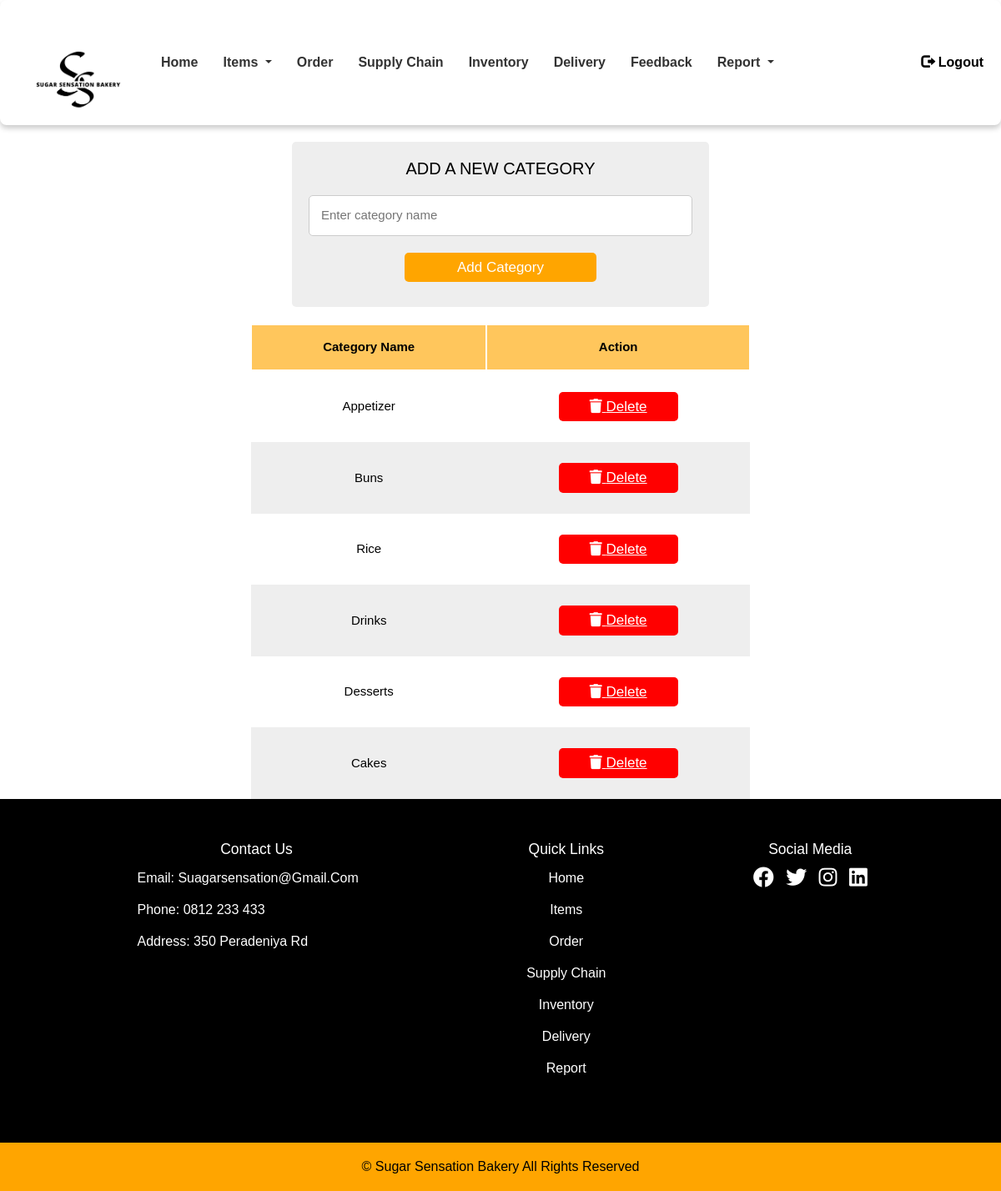
Page /catergory.php on the committed database.
### tables this page shows
CREATE TABLE `categories` (
  `id` int(11) NOT NULL,
  `name` varchar(255) NOT NULL
);

### catergory.php (the view, shortened to what this page needs)
<?php
include 'includes/databaseconnect.php';
?>
<!DOCTYPE html>
<html lang="en">
<head>
    <?php include "includes/header_links.php"; ?>
    <link href="css/homead.css" rel="stylesheet"/>
    <link rel="stylesheet" href="css/categroy.css">
</head>
<body>
<?php include 'includes/adminnavbar.php'; ?>
<section>
    <form action="" method="post" class="add-category-form">
        <h3>Add a New Category</h3>
        <input type="text" name="category_name" placeholder="Enter category name" class="box" required>
        <input type="submit" value="Add Category" name="add_category" class="btn">
    </form>
</section>
<section class="display-product-table">
    <table>
        <thead>
            <th>Category Name</th>
            <th>Action</th>
        </thead>
        <tbody>
            <?php
            $categories_query = mysqli_query($conn, "SELECT * FROM `categories`") or die('Query failed');
            if (mysqli_num_rows($categories_query) > 0) {
                while ($row = mysqli_fetch_assoc($categories_query)) {
            ?>
            <tr>
                <td><?php echo $row['name']; ?></td>
                <td>
                    <a href="catergory.php?delete_category=<?php echo $row['id']; ?>" class="delete-btn" name="delete_category" onclick="return confirm('Are you sure you want to delete this category?');">
                        <i class="fas fa-trash"></i> Delete
                    </a>
                </td>
            </tr>
            <?php
                }
            } else {
                echo "<tr><td colspan='2' class='empty'>No categories available</td></tr>";
            }
            ?>
        </tbody>
    </table>
</section>
<?php include "includes/adminfooter.php"; ?>
</body>
</html>

### css/main.css (style rules this page uses)
* { margin:0; padding:0; font-family:Arial, Helvetica, sans-serif; box-sizing:border-box; }
.btn { font-size: 12px; font-weight:bolder; border:0.2px solid black; }
h3 { font-size:28px; margin-bottom:15px; text-align:center; }

### css/homead.css (style rules this page uses)
* { margin:0; padding:0; font-family:Arial, Helvetica, sans-serif; box-sizing:border-box; }
html, body { margin: 0; padding: 0; height: 100%; }
h3 { font-size:28px; margin-bottom:15px; text-align:center; }

### css/categroy.css (style rules this page uses)
* { font-family: 'Poppins', sans-serif; margin: 0; padding: 0; box-sizing: border-box; outline: none; border: none; text-decoration: none; text-transform: capitalize; }
.add-category-form { max-width: 50rem; background-color: #eee; border-radius: 0.5rem; padding: 2rem; margin: 2rem auto; text-align: center; }
.add-category-form h3 { font-size: 2rem; margin-bottom: 1rem; color: black; text-transform: uppercase; }
.add-category-form .box { text-transform: none; padding: 1.2rem 1.4rem; font-size: 1.5rem; color: black; border-radius: 0.5rem; background-color: white; margin: 1rem 0; width: 100%; border: 1px solid #ccc; }
.add-category-form .btn, .delete-btn { display: block; width: 50%; text-align: center; background-color: orange; color: white; font-size: 1.7rem; padding: 0.5rem 3rem; border-radius: 0.5rem; cursor: pointer; margin: 1rem auto; border: none; }
.display-product-table table { width: 50%; margin: 0 auto; text-align: center; }
.display-product-table table thead th { padding:1.5rem; font-size: 1.5rem; background-color: rgba(255, 166, 0, 0.638); color:black; border:2px solid white; }
.display-product-table table td { padding:1.5rem; font-size: 1.5rem; color:black; }
.display-product-table table td:first-child { padding:0; }
.display-product-table table tr:nth-child(even) { background-color: #eee; }
.delete-btn { background-color: red; }

### rows in the picture
categories: name "Appetizer"
categories: name "Buns"
categories: name "Rice"
categories: name "Drinks"
categories: name "Desserts"
categories: name "Cakes"
